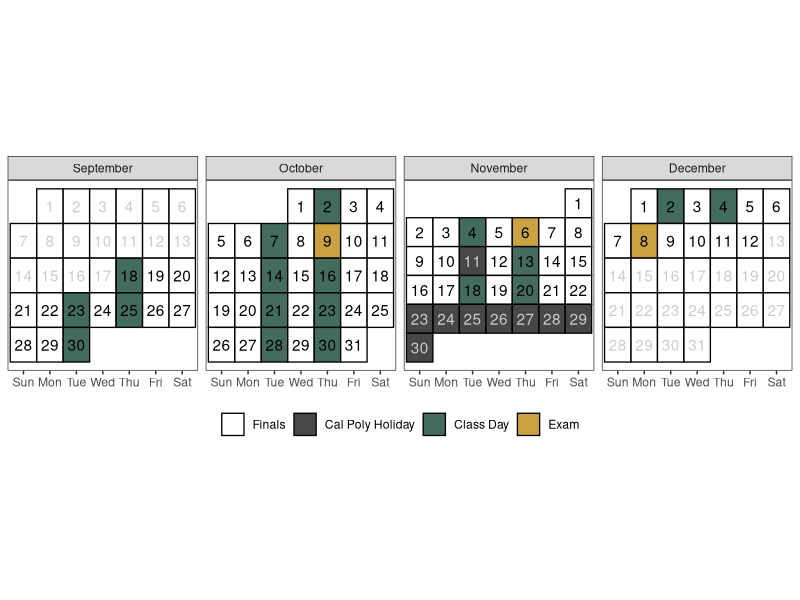
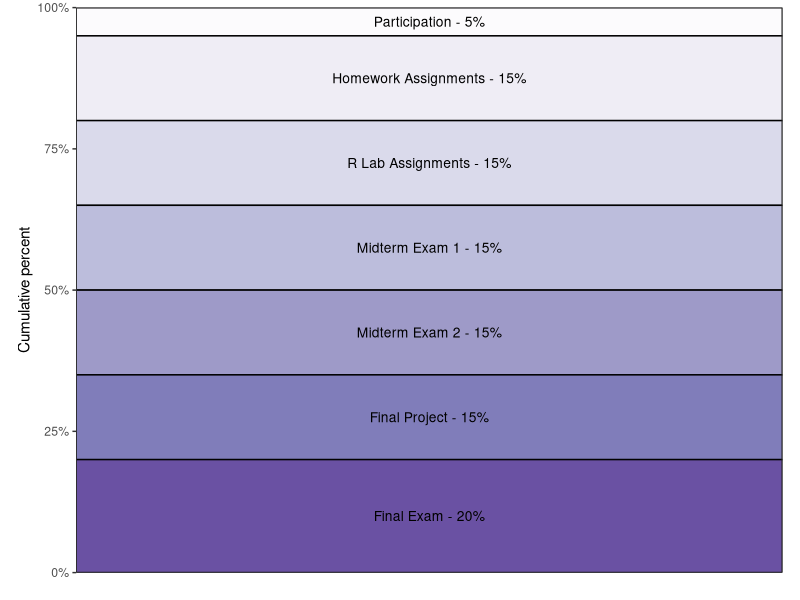

Generate these figures, in order, with R:
## ---- chunk 1
#| include: false

library(tidyverse)

# Create a calendar for your syllabus ----
# Source: http://svmiller.com/blog/2020/08/a-ggplot-calendar-for-your-semester/

# 1) what is the first Day of the semester?
# Any number of ways to identify dates in R, but we'll use {lubridate} and the ymd() function here.
# Format: YYYYMMDD
semester_dates <- seq(ymd(20250918), ymd(20251212), by=1)
# Weekday(s) of class
class_wdays <- c("Tue", "Thu")

not_here_dates <- c(
  ymd("20251111"),
  ymd("20251123"),
  ymd("20251124"),
  ymd("20251125"),
  ymd("20251126"),
  ymd("20251127"),
  ymd("20251128"),
  ymd("20251129"),
  ymd("20251130")
  )

exam_dates <- c(ymd(20251009), 
                ymd(20251106),
                ymd(20251208)
                )

finals_week <- seq(ymd(20251206), ymd(20251212), by = 1)

# Custom function for treating the first day of the month as the first week 
# of the month up until the first Sunday 
# (unless Sunday was the start of the month)
wom <- function(date) {
    first <- wday(as.Date(paste(year(date), month(date), 1, sep = "-")))
    return((mday(date) + (first - 2)) %/% 7 + 1)
  }
# Create a data frame of dates, assign to Cal
Cal <- tibble(date = seq(ymd(20250901), ymd(20251231), by=1))  |>
  mutate(mon = lubridate::month(date, label = T, abbr = F),
         wkdy = weekdays(date, abbreviate = T),
         wkdy = fct_relevel(wkdy, "Sun", "Mon", "Tue", "Wed", "Thu","Fri","Sat"), # make sure Sunday comes first
         semester = date %in% semester_dates, 
         # project = date %in% project_dates,
         exams = date %in% exam_dates, # is it an exam?
         not_here = date %in% not_here_dates, # is it a day off?
         exam_wk = date %in% finals_week,
         day = lubridate::mday(date), 
         week = wom(date)
         ) |>
  mutate(category = case_when(
    # project ~ "Project",
    exams ~ "Exam",
    not_here ~ "Cal Poly Holiday",
    semester & wkdy %in% class_wdays & !not_here & !exam_wk ~ "Class Day",
    semester ~ "Finals",
    TRUE ~ "NA"
  )
  )

class_cal <- Cal |> 
  ggplot(aes(wkdy, week)) +
  theme_bw() +
  theme(aspect.ratio = 1, 
        panel.grid.major.x = element_blank(),
        legend.position = "bottom",
        legend.title = element_blank(),
        axis.title.y = element_blank(), 
        axis.title.x = element_blank(),
        axis.ticks.y = element_blank(), 
        axis.text.y = element_blank()) +
  geom_tile(alpha=0.8, aes(fill=category), color="black", size=.45) +
  facet_wrap(~mon, scales = "free", ncol=4) +
  geom_text(aes(label = day, color = semester & (!not_here))) +
  # put your y-axis down, flip it, and reverse it
  scale_y_reverse(breaks=NULL) +
  # manually fill scale colors to something you like...
  scale_color_manual(values = c("FALSE" = "grey80", "TRUE" = "black"), guide = "none") + 
  scale_fill_manual(values=c("Class Day"="#154734", 
                             "Finals"="white",
                             "Cal Poly Holiday" = "grey10",
                             "NA" = "white", # I like these whited out...
                             "Exam"="#BD8B13"),
                    #... but also suppress a label for a non-class semester day
                    breaks=c("Finals", "Cal Poly Holiday", "Class Day","Exam"))
# class_cal

exam_days <- filter(Cal, category == "Exam") |>
  dplyr::mutate(topic = c("Midterm Exam 1",
                          "Midterm Exam 2",
                          "Common Final Exam"
                          ),
         time = c("In Class", 
                  "In Class",
                  "TBD"
                  )
         ) |>
  rowwise() |>
  mutate(sem_week = week(date),
         Date = paste(format(date, "%b %e"), sep = ",", collapse = ", "))

## ---- chunk 2
# 1) Set your semester start (usually a Monday)
term_start <- as.Date("2025-08-18")

# 2) Define your topics by semester week (index = 1, 2, 3, ...)
topics <- c(
  "Ch. 0 - Welcome to Stat 218",
  "Ch. 1 - Introduction to Statistical Thinking",
  "Ch. 2 - Inference for One Proportion",
  "Ch. 4 - Analysis of a Single Categorical Variable",
  "Ch. 5 - Methods for Two Categorical Variables",
  "Ch. 6 - Methods for Describing a Numerical Variable",
  "Ch. 7 - Inferential Methods for a Single Numerical Variable",
  "Ch. 8 - Comparing a Numerical Variable Across Two Groups",
  "Ch. 9 - Comparing a Numerical Variable Across More than Two Groups",
  "Ch. 10 - Methods for Two Numerical Variables",
  "Final Project"
)

# Helper to compute semester week
sem_week <- function(x, start = term_start) {
  as.integer(floor(as.numeric(as.Date(x) - start) / 7)) + 1
}


# 3) Class days summarized to semester weeks
class_days <- Cal |>
  filter(category %in% c("Class Day")) |>
  mutate(sem_week = sem_week(date)) |>
  # If you have any pre-term entries, drop or relabel:
  filter(sem_week >= 1) |>
  group_by(sem_week) |>
  summarize(
    Date = paste(format(as.Date(date), "%b %e"), collapse = ", "),
    .groups = "drop"
  ) |>
  mutate(topic = topics)

# 4) Make sure exam_days also has sem_week before binding
exam_days <- exam_days |>
  mutate(sem_week = sem_week(date)) |>
  transmute(
    sem_week,
    Date = format(as.Date(date), "%b %e"),
    topic # keep your existing exam labels in this column
  )

# 5) Combine, order, and select final columns
out <- bind_rows(class_days, exam_days) |>
  arrange(sem_week) |>
  select(Date, Topic = topic)

# out
## ---- chunk 3
#| echo: false
#| eval: true
#| warning: false
#| fig-width: 12
#| fig-height: 4
#| fig-pos: 'H'
#| out-width: 100%
#| fig-align: center
#| fig-cap: "Note: I have requested a common final exam on Monday, Dec. 8th at 7:10-10pm for my two sections. This needs to be approved by the university. Please talk to me *before* you schedule travel for finals week."
class_cal
## ---- chunk 4
#| echo: false
#| eval: true
#| fig-pos: 'h'
out |>
kableExtra::kable(caption = "Tentative schedule of class topics:", format = "simple")
## ---- chunk 5
#| echo: false
#| fig-loc: "H"
#| out-width: 70%
#| fig-align: center
library(RColorBrewer)
pal <- brewer.pal(n = 8, name = "Purples")

grades <- tribble(
  ~category,  ~percent,
  "Participation", 0.05,
  "Homework Assignments", 0.15,
  "R Lab Assignments", 0.15,
  # "Unit Quizzes", 0.10,
  "Midterm Exam 1", 0.15, 
  "Midterm Exam 2", 0.15,
  "Final Project", 0.15,
  "Final Exam", 0.20
) |> 
  mutate(category = factor(category, 
                           levels = c(
                             "Participation",
                             "Homework Assignments",
                             "R Lab Assignments",
                             # "Unit Quizzes",
                             "Midterm Exam 1",
                             "Midterm Exam 2",
                             "Final Project",
                             "Final Exam")
                           )
         ) |>  
  mutate(
    location = rep(1, 7) 
  )

grades |>
  ggplot(aes(x = location, y = percent, fill = category)) +
  geom_col(color = "black") +
  guides(fill = "none") +
  geom_text(
    aes(label = paste0(category, " - ", scales::percent(percent))),
    position = position_stack(vjust = 0.5),  # ← centers labels in each stack
    size = 3.5
  ) +
  scale_x_discrete("", expand = c(0, 0)) +
  scale_y_continuous("Cumulative percent", labels = scales::percent, expand = c(0, 0)) +
  theme_test() +
  theme(aspect.ratio = 0.8, axis.text.x = element_blank()) +
  scale_fill_manual(values = pal)
